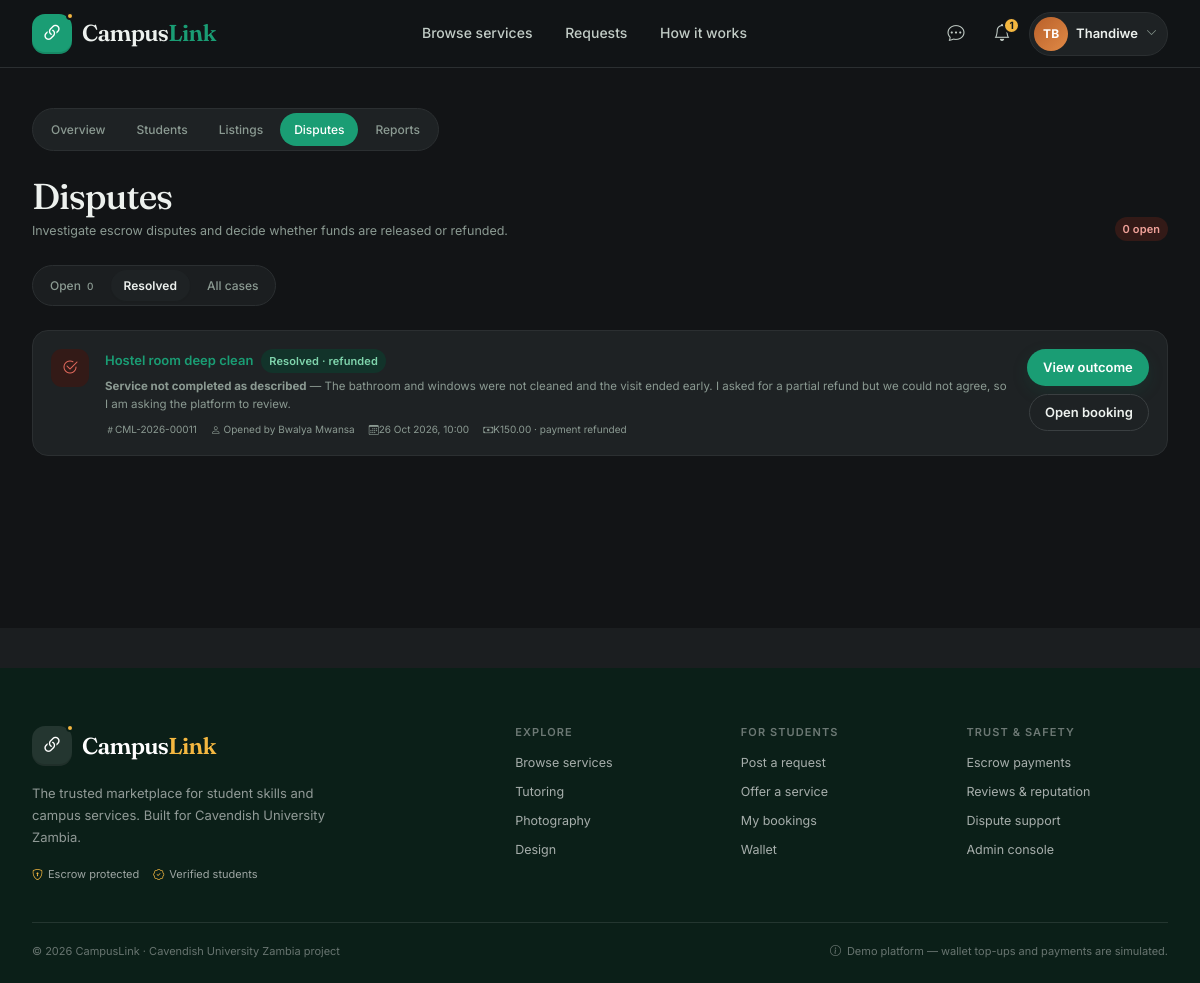
The page /admin/disputes?state=resolved (signed in) on the database its author committed.
### app/models.py (models this page shows, shortened)
class User(UserMixin, db.Model):
    __tablename__ = "users"
    id = db.Column(db.Integer, primary_key=True)
    full_name = db.Column(db.String(120), nullable=False)
    email = db.Column(db.String(255), unique=True, nullable=False, index=True)
    student_number = db.Column(db.String(40), unique=True, nullable=False)
    phone = db.Column(db.String(30))
    password_hash = db.Column(db.String(255), nullable=False)
    role = db.Column(db.String(20), nullable=False, default="student")
    program = db.Column(db.String(120))
    year_of_study = db.Column(db.String(30))
    campus_area = db.Column(db.String(60))
    bio = db.Column(db.Text)
    skills = db.Column(db.String(255))
    is_verified = db.Column(db.Boolean, nullable=False, default=False)
    is_suspended = db.Column(db.Boolean, nullable=False, default=False)
    wallet_balance = db.Column(db.Numeric(12, 2), nullable=False, default=Decimal("0.00"))
    rating_avg = db.Column(db.Numeric(3, 2))
    review_count = db.Column(db.Integer, nullable=False, default=0)
    completed_bookings = db.Column(db.Integer, nullable=False, default=0)
    completion_rate = db.Column(db.Numeric(5, 2))
    reputation_score = db.Column(db.Numeric(3, 2))
    created_at = db.Column(db.DateTime, nullable=False, default=now)
    listings = db.relationship("Service", back_populates="provider", lazy="dynamic")
    reviews_received = db.relationship(
        "Review", back_populates="provider", foreign_keys="Review.provider_id", lazy="dynamic"
    )
    notifications = db.relationship("Notification", back_populates="user", lazy="dynamic")
    wallet_transactions = db.relationship(
        "WalletTransaction", back_populates="user", lazy="dynamic", order_by="WalletTransaction.created_at.desc()"
    )
    @property
    def is_admin(self):
        return self.role == "admin"
    @property
    def first_name(self):
        return self.full_name.split()[0] if self.full_name else "Student"
    @property
    def initials(self):
        parts = [p for p in (self.full_name or "").split() if p]
        return "".join(p[0] for p in parts[:2]).upper() or "?"
    @property
    def avatar_tone(self):
        return (self.id or 0) % 6

class Dispute(db.Model):
    __tablename__ = "disputes"
    id = db.Column(db.Integer, primary_key=True)
    booking_id = db.Column(db.Integer, db.ForeignKey("bookings.id"), unique=True, nullable=False, index=True)
    opened_by_id = db.Column(db.Integer, db.ForeignKey("users.id"), nullable=False)
    reason = db.Column(db.String(120), nullable=False)
    details = db.Column(db.Text, nullable=False)
    status = db.Column(db.String(24), nullable=False, default="open", index=True)
    resolution_note = db.Column(db.Text)
    resolved_by_id = db.Column(db.Integer, db.ForeignKey("users.id"))
    created_at = db.Column(db.DateTime, nullable=False, default=now)
    resolved_at = db.Column(db.DateTime)
    booking = db.relationship("Booking", back_populates="dispute")
    opened_by = db.relationship("User", foreign_keys=[opened_by_id])
    resolved_by = db.relationship("User", foreign_keys=[resolved_by_id])
    @property
    def status_meta(self):
        if self.status == "open":
            return {"label": "Open", "color": "danger"}
        if self.status == "resolved_refund":
            return {"label": "Resolved · refunded", "color": "success"}
        return {"label": "Resolved · released", "color": "success"}

class Booking(db.Model):
    __tablename__ = "bookings"
    id = db.Column(db.Integer, primary_key=True)
    reference = db.Column(db.String(24), unique=True, index=True)
    seeker_id = db.Column(db.Integer, db.ForeignKey("users.id"), nullable=False, index=True)
    provider_id = db.Column(db.Integer, db.ForeignKey("users.id"), nullable=False, index=True)
    service_id = db.Column(db.Integer, db.ForeignKey("services.id"), nullable=True)
    category_id = db.Column(db.Integer, db.ForeignKey("categories.id"), nullable=True, index=True)
    request_id = db.Column(db.Integer, db.ForeignKey("service_requests.id"), nullable=True)
    offer_id = db.Column(db.Integer, db.ForeignKey("offers.id"), nullable=True)
    title = db.Column(db.String(140), nullable=False)
    description = db.Column(db.Text, nullable=False)
    price = db.Column(db.Numeric(10, 2), nullable=False)
    scheduled_at = db.Column(db.DateTime, nullable=False)
    duration_minutes = db.Column(db.Integer, nullable=False, default=60)
    location = db.Column(db.String(120), nullable=False)
    special_requirements = db.Column(db.Text)
    status = db.Column(db.String(20), nullable=False, default="pending", index=True)
    cancellation_reason = db.Column(db.Text)
    cancelled_by_id = db.Column(db.Integer, db.ForeignKey("users.id"))
    created_at = db.Column(db.DateTime, nullable=False, default=now)
    accepted_at = db.Column(db.DateTime)
    paid_at = db.Column(db.DateTime)
    delivered_at = db.Column(db.DateTime)
    completed_at = db.Column(db.DateTime)
    cancelled_at = db.Column(db.DateTime)
    seeker = db.relationship("User", foreign_keys=[seeker_id])
    provider = db.relationship("User", foreign_keys=[provider_id])
    cancelled_by = db.relationship("User", foreign_keys=[cancelled_by_id])
    service = db.relationship("Service", back_populates="bookings")
    category = db.relationship("Category")
    request = db.relationship("ServiceRequest", back_populates="booking")
    offer = db.relationship("Offer", back_populates="booking")
    payment = db.relationship("Payment", back_populates="booking", uselist=False)
    review = db.relationship("Review", back_populates="booking", uselist=False)
    dispute = db.relationship("Dispute", back_populates="booking", uselist=False)

class Payment(db.Model):
    __tablename__ = "payments"
    id = db.Column(db.Integer, primary_key=True)
    booking_id = db.Column(db.Integer, db.ForeignKey("bookings.id"), unique=True, nullable=False, index=True)
    amount = db.Column(db.Numeric(10, 2), nullable=False)
    platform_fee = db.Column(db.Numeric(10, 2), nullable=False, default=Decimal("0.00"))
    provider_amount = db.Column(db.Numeric(10, 2), nullable=False, default=Decimal("0.00"))
    status = db.Column(db.String(20), nullable=False, default="held")
    created_at = db.Column(db.DateTime, nullable=False, default=now)
    released_at = db.Column(db.DateTime)
    refunded_at = db.Column(db.DateTime)
    booking = db.relationship("Booking", back_populates="payment")

### app/admin.py (the view)
@bp.get("/disputes")
def disputes():
    state = request.args.get("state", "open")
    page = parse_int(request.args.get("page"), minimum=1, default=1)
    query = Dispute.query.options(
        joinedload(Dispute.booking).joinedload(Booking.seeker),
        joinedload(Dispute.booking).joinedload(Booking.provider),
        joinedload(Dispute.opened_by),
    )
    if state == "open":
        query = query.filter(Dispute.status == "open")
    elif state == "resolved":
        query = query.filter(Dispute.status != "open")
    else:
        state = "all"
    pagination = query.order_by(Dispute.created_at.asc()).paginate(page=page, per_page=10, error_out=False)
    open_count = Dispute.query.filter_by(status="open").count()
    return render_template(
        "admin/disputes.html", pagination=pagination, disputes=pagination.items, state=state, open_count=open_count
    )

### app/admin.py (called while the page is built)
@bp.before_request
def require_admin():
    if not current_user.is_authenticated:
        return redirect(url_for("auth.login", next=request.full_path))
    if not current_user.is_admin:
        abort(403)
    return None

### app/utils.py (called while the page is built)
def parse_int(raw, minimum=None, maximum=None, default=None):
    try:
        value = int(str(raw).strip())
    except (TypeError, ValueError):
        return default
    if minimum is not None and value < minimum:
        return default
    if maximum is not None and value > maximum:
        return default
    return value

### app/templates/admin/disputes.html (shortened to what this page needs)
{% extends "base.html" %}
{% from "partials/macros.html" import status_badge, pagination_nav %}
{% block content %}
<div class="admin-page">
  <div class="page-section">
    <div class="container">
      {% include "admin/_nav.html" %}
      <div class="admin-head">
        <div>
          <h1>Disputes</h1>
          <p>Investigate escrow disputes and decide whether funds are released or refunded.</p>
        </div>
        <span class="badge-soft badge-soft-danger">{{ open_count }} open</span>
      </div>
      <div class="d-flex flex-wrap justify-content-between align-items-center gap-2 mb-4">
        <div class="status-tabs">
          <a class="{{ 'active' if state == 'open' }}" href="{{ url_for('admin.disputes', state='open') }}">Open <span class="count">{{ open_count }}</span></a>
          <a class="{{ 'active' if state == 'resolved' }}" href="{{ url_for('admin.disputes', state='resolved') }}">Resolved</a>
          <a class="{{ 'active' if state == 'all' }}" href="{{ url_for('admin.disputes', state='all') }}">All cases</a>
        </div>
      </div>
      {% for dispute in disputes %}
      <div class="dispute-card">
        <span class="dispute-icon"><i class="bi {{ 'bi-exclamation-octagon' if dispute.status == 'open' else 'bi-check2-circle' }}"></i></span>
        <div class="dispute-main">
          <div class="d-flex flex-wrap align-items-center gap-2 mb-1">
            <h3 class="mb-0"><a href="{{ url_for('admin.dispute_detail', dispute_id=dispute.id) }}">{{ dispute.booking.title }}</a></h3>
            {{ status_badge(dispute.status_meta) }}
          </div>
          <p><strong>{{ dispute.reason }}</strong> — {{ dispute.details|truncate(160) }}</p>
          <div class="dispute-meta">
            <span><i class="bi bi-hash"></i>{{ dispute.booking.reference }}</span>
            <span><i class="bi bi-person"></i> Opened by {{ dispute.opened_by.full_name }}</span>
            <span><i class="bi bi-calendar3"></i>{{ dispute.created_at|datetime('%d %b %Y, %H:%M') }}</span>
            <span><i class="bi bi-cash"></i>{{ dispute.booking.price|money }} · payment {{ dispute.booking.payment.status if dispute.booking.payment else 'unpaid' }}</span>
          </div>
        </div>
        <div class="d-flex flex-column gap-2 align-items-end">
          <a class="btn btn-brand btn-sm" href="{{ url_for('admin.dispute_detail', dispute_id=dispute.id) }}">{{ 'Review case' if dispute.status == 'open' else 'View outcome' }}</a>
          <a class="btn btn-outline-ink btn-sm" href="{{ url_for('bookings.detail', booking_id=dispute.booking.id) }}">Open booking</a>
        </div>
      </div>
      {% endfor %}
    </div>
  </div>
</div>
{% endblock %}

### app/templates/base.html (shortened to what this page needs)
<!doctype html>
<html lang="en">
<head>
  <link rel="stylesheet" href="{{ url_for('static', filename='vendor/bootstrap/bootstrap.min.css') }}">
  <link rel="stylesheet" href="{{ url_for('static', filename='vendor/bootstrap-icons/bootstrap-icons.min.css') }}">
  <link rel="stylesheet" href="{{ url_for('static', filename='css/app.css') }}">
</head>
<body class="{% block body_class %}{% endblock %}">
  <nav class="navbar navbar-expand-lg app-navbar sticky-top">
    <div class="container">
      <a class="navbar-brand brand" href="{{ url_for('main.home') }}" aria-label="CampusLink home">
        <span class="brand-mark"><i class="bi bi-link-45deg"></i></span>
        <span class="brand-text">Campus<span>Link</span></span>
      </a>
      <div class="collapse navbar-collapse" id="mainNav">
        <ul class="navbar-nav mx-auto nav-center">
          <li class="nav-item">
            <a class="nav-link {{ 'active' if request.blueprint == 'listings' and request.endpoint == 'listings.browse' }}" href="{{ url_for('listings.browse') }}">Browse services</a>
          </li>
          {% if current_user.is_authenticated %}
          <li class="nav-item">
            <a class="nav-link {{ 'active' if request.blueprint == 'requests' }}" href="{{ url_for('requests.index') }}">Requests</a>
          </li>
          {% endif %}
          <li class="nav-item">
            <a class="nav-link" href="{{ url_for('main.home') }}#how-it-works">How it works</a>
          </li>
        </ul>
        <div class="nav-actions">
          {% if current_user.is_authenticated %}
            <a class="icon-btn" href="{{ url_for('messages.inbox') }}" aria-label="Messages">
              <i class="bi bi-chat-dots"></i>
            </a>
            <a class="icon-btn" href="{{ url_for('main.notifications') }}" aria-label="Notifications">
              <i class="bi bi-bell"></i>
              {% if unread_notifications %}<span class="count-badge">{{ unread_notifications if unread_notifications < 10 else '9+' }}</span>{% endif %}
            </a>
            <div class="dropdown">
              <button class="user-menu" type="button" data-bs-toggle="dropdown" aria-expanded="false">
                <span class="avatar avatar-sm avatar-tone-{{ current_user.avatar_tone }}">{{ current_user.initials }}</span>
                <span class="user-menu-name d-none d-xl-inline">{{ current_user.first_name }}</span>
                <i class="bi bi-chevron-down user-chevron"></i>
              </button>
            </div>
          {% else %}
            <a class="login-link" href="{{ url_for('auth.login') }}">Log in</a>
            <a class="btn btn-brand btn-sm" href="{{ url_for('auth.register') }}">Join CampusLink</a>
          {% endif %}
        </div>
      </div>
    </div>
  </nav>
  <main id="main-content">
    {% block content %}{% endblock %}
  </main>
  <footer class="app-footer">
    <div class="container">
      <div class="footer-top">
        <div class="footer-brand">
          <a class="brand brand-light" href="{{ url_for('main.home') }}">
            <span class="brand-mark"><i class="bi bi-link-45deg"></i></span>
            <span class="brand-text">Campus<span>Link</span></span>
          </a>
          <p>The trusted marketplace for student skills and campus services. Built for Cavendish University Zambia.</p>
          <div class="footer-trust">
            <span><i class="bi bi-shield-lock"></i>Escrow protected</span>
            <span><i class="bi bi-patch-check"></i>Verified students</span>
          </div>
        </div>
        <div class="footer-links">
          <div>
            <h4>Explore</h4>
            <a href="{{ url_for('listings.browse') }}">Browse services</a>
            <a href="{{ url_for('listings.browse', category='tutoring') }}">Tutoring</a>
            <a href="{{ url_for('listings.browse', category='photography') }}">Photography</a>
            <a href="{{ url_for('listings.browse', category='graphic-design') }}">Design</a>
          </div>
          <div>
            <h4>For students</h4>
            {% if current_user.is_authenticated %}
            <a href="{{ url_for('requests.create') }}">Post a request</a>
            <a href="{{ url_for('listings.create') }}">Offer a service</a>
            <a href="{{ url_for('bookings.index') }}">My bookings</a>
            <a href="{{ url_for('main.wallet') }}">Wallet</a>
            {% else %}
            <a href="{{ url_for('auth.register') }}">Create an account</a>
            <a href="{{ url_for('auth.login') }}">Log in</a>
            <a href="{{ url_for('main.home') }}#how-it-works">How it works</a>
            {% endif %}
          </div>
          <div>
            <h4>Trust &amp; safety</h4>
            <a href="{{ url_for('main.home') }}#trust">Escrow payments</a>
            <a href="{{ url_for('main.home') }}#reviews">Reviews &amp; reputation</a>
            <a href="{{ url_for('main.home') }}#trust">Dispute support</a>
            {% if current_user.is_authenticated and current_user.is_admin %}
            <a href="{{ url_for('admin.dashboard') }}">Admin console</a>
            {% endif %}
          </div>
        </div>
      </div>
      <div class="footer-bottom">
        <span>&copy; {{ 2026 }} {{ APP_NAME }} · Cavendish University Zambia project</span>
        <span class="demo-note"><i class="bi bi-info-circle"></i>Demo platform — wallet top-ups and payments are simulated.</span>
      </div>
    </div>
  </footer>
</body>
</html>

### app/templates/partials/macros.html (shortened to what this page needs)
{% macro status_badge(meta) -%}
<span class="badge-soft badge-soft-{{ meta.color }}">{{ meta.label }}</span>
{%- endmacro %}

### rows shown on the page
User: initials "TB", first_name "Thandiwe"
Dispute: booking "Hostel room deep clean", label "Resolved · refunded", reason "Service not completed as described", details "The bathroom and windows were not cleaned and the visit ended early. I asked for a partial refund but we could not agree, so I am asking the platform to review.", booking.reference "CML-2026-00011", opened_by.full_name "Bwalya Mwansa", created_at "26 Oct 2026, 10:00", booking.price "K150.00", booking.payment "refunded", status "View outcome"

### other values the page prints
{{ unread_notifications if unread_notifications < 10 else '9+' }} "1"
{{ open_count }} "0"
{{ 2026 }} "2026"
{{ APP_NAME }} "CampusLink"
